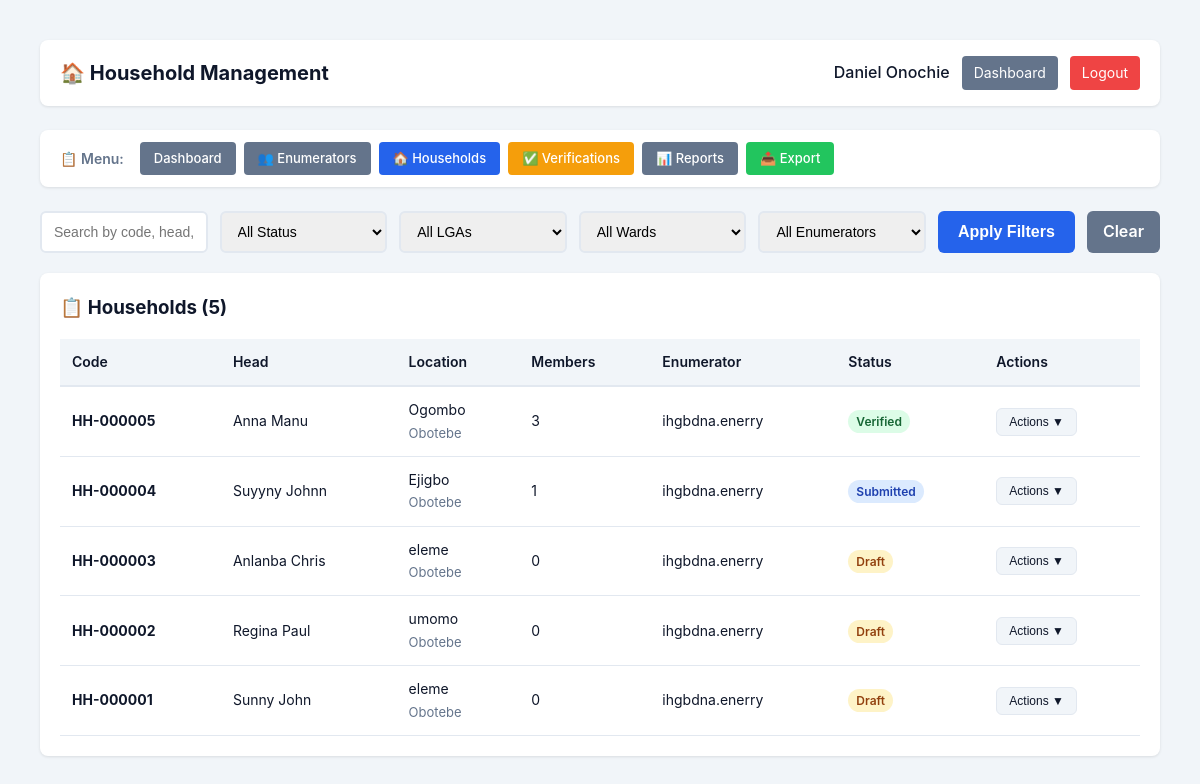
Screenshot of /delta-census/admin_households.php (signed in) with the database file from the repository.
### tables this page shows
CREATE TABLE `households` (
  `id` int(11) NOT NULL,
  `household_code` varchar(50) NOT NULL,
  `lga` varchar(100) NOT NULL,
  `ward` varchar(100) NOT NULL,
  `community` varchar(100) DEFAULT NULL,
  `enumeration_area` varchar(50) DEFAULT NULL,
  `head_of_household` varchar(100) NOT NULL,
  `address` text NOT NULL,
  `phone` varchar(20) DEFAULT NULL,
  `total_members` int(11) DEFAULT 0,
  `created_by` int(11) NOT NULL,
  `created_at` timestamp NOT NULL DEFAULT current_timestamp(),
  `updated_at` timestamp NULL DEFAULT NULL ON UPDATE current_timestamp(),
  `status` enum('draft','submitted','verified','rejected') DEFAULT 'draft',
  `submitted_at` timestamp NULL DEFAULT NULL,
  `verified_at` timestamp NULL DEFAULT NULL,
  `device_info` varchar(255) DEFAULT NULL,
  `ip_address` varchar(45) DEFAULT NULL,
  `supervisor_id` int(11) DEFAULT NULL,
  `household_number` varchar(20) DEFAULT NULL,
  `household_head` varchar(100) DEFAULT NULL,
  `house_number` varchar(50) DEFAULT NULL,
  `street_name` varchar(200) DEFAULT NULL,
  `landmark` varchar(200) DEFAULT NULL,
  `gps_latitude` decimal(10,8) DEFAULT NULL,
  `gps_longitude` decimal(11,8) DEFAULT NULL,
  `gps_accuracy` varchar(20) DEFAULT NULL,
  `building_type` varchar(50) DEFAULT NULL,
  `house_ownership` varchar(50) DEFAULT NULL,
  `number_of_households` int(11) DEFAULT NULL,
  `number_of_rooms` int(11) DEFAULT NULL,
  `enumerator_id` int(11) DEFAULT NULL
);

CREATE TABLE `users` (
  `id` int(11) NOT NULL,
  `username` varchar(50) NOT NULL,
  `employee_id` varchar(50) NOT NULL,
  `surname` varchar(50) NOT NULL,
  `first_name` varchar(50) NOT NULL,
  `other_name` varchar(50) DEFAULT NULL,
  `gender` enum('Male','Female') NOT NULL,
  `date_of_birth` date NOT NULL,
  `phone` varchar(20) NOT NULL,
  `email` varchar(100) NOT NULL,
  `passport_photo` varchar(255) DEFAULT NULL,
  `password_hash` varchar(255) NOT NULL,
  `role` enum('admin','enumerator') DEFAULT 'enumerator',
  `status` enum('active','inactive','suspended') DEFAULT 'active',
  `created_at` timestamp NOT NULL DEFAULT current_timestamp(),
  `last_login` timestamp NULL DEFAULT NULL,
  `created_by` int(11) DEFAULT NULL,
  `reset_token` varchar(255) DEFAULT NULL,
  `reset_token_expiry` datetime DEFAULT NULL
);

### delta-census/admin_households.php (the view, shortened to what this page needs)
<?php
global $pdo;
$search = isset($_GET['search']) ? trim($_GET['search']) : '';
$query = "
    SELECT h.*, u.username as enumerator_name,
           (SELECT COUNT(*) FROM household_members WHERE household_id = h.id) as member_count
    FROM households h
    LEFT JOIN users u ON h.enumerator_id = u.id
    WHERE 1=1
";
$params = [];
$query .= " ORDER BY h.created_at DESC";
$stmt = $pdo->prepare($query);
$stmt->execute($params);
$households = $stmt->fetchAll();
?>
<!DOCTYPE html>
<html lang="en">
<head>
    <link rel="stylesheet" href="css/style.css">
</head>
<body>
    <div class="app-container">
        <nav class="mobile-nav">
            <div class="nav-header">
                <h2 style="font-size: 20px;">🏠 Household Management</h2>
                <div class="user-menu">
                    <span style="font-weight: 500;"><?php echo htmlspecialchars($_SESSION['full_name'] ?? 'Admin'); ?></span>
                    <a href="admin_dashboard.php" class="btn-sm btn-secondary">Dashboard</a>
                    <a href="logout.php" class="btn-sm btn-danger">Logout</a>
                </div>
            </div>
        </nav>
        <div class="admin-nav">
            <span class="nav-label">📋 Menu:</span>
            <a href="admin_dashboard.php" class="btn btn-secondary">Dashboard</a>
            <a href="admin_enumerators.php" class="btn btn-secondary">👥 Enumerators</a>
            <a href="admin_households.php" class="btn btn-primary">🏠 Households</a>
            <a href="admin_verifications.php" class="btn btn-warning">✅ Verifications</a>
            <a href="admin_reports.php" class="btn btn-secondary">📊 Reports</a>
            <a href="admin_export.php" class="btn btn-success">📤 Export</a>
        </div>
        <div class="filters">
            <form method="GET" action="" style="display: flex; flex-wrap: wrap; gap: 12px; width: 100%;">
                <input type="text" name="search" placeholder="Search by code, head, community..." value="<?php echo htmlspecialchars($search); ?>">
                <select name="status">
                    <option value="">All Status</option>
                </select>
                <select name="lga">
                    <option value="">All LGAs</option>
                </select>
                <select name="ward">
                    <option value="">All Wards</option>
                </select>
                <select name="enumerator">
                    <option value="0">All Enumerators</option>
                </select>
                <button type="submit" class="btn btn-primary" style="padding: 8px 20px; border: none; border-radius: 6px; cursor: pointer;">Apply Filters</button>
                <a href="admin_households.php?action=list" class="btn btn-secondary" style="padding: 8px 16px; border-radius: 6px; text-decoration: none;">Clear</a>
            </form>
        </div>
        <div style="background: white; border-radius: 8px; padding: 20px; box-shadow: 0 1px 3px rgba(0,0,0,0.1);">
            <div style="display: flex; justify-content: space-between; align-items: center; margin-bottom: 16px;">
                <h3 style="margin: 0;">📋 Households (<?php echo count($households); ?>)</h3>
            </div>
            <div class="table-responsive">
                <table class="household-table">
                    <thead>
                        <tr>
                            <th>Code</th>
                            <th>Head</th>
                            <th>Location</th>
                            <th>Members</th>
                            <th>Enumerator</th>
                            <th>Status</th>
                            <th>Actions</th>
                        </tr>
                    </thead>
                    <tbody>
                        <?php if (count($households) > 0): ?>
                            <?php foreach ($households as $household): ?>
                                <tr>
                                    <td><strong><?php echo htmlspecialchars($household['household_code'] ?? $household['household_number']); ?></strong></td>
                                    <td><?php echo htmlspecialchars($household['head_of_household'] ?? $household['household_head']); ?></td>
                                    <td>
                                        <?php echo htmlspecialchars($household['community']); ?>
                                        <br><small class="text-muted"><?php echo htmlspecialchars($household['ward']); ?></small>
                                    </td>
                                    <td><?php echo $household['member_count'] ?? 0; ?></td>
                                    <td><?php echo htmlspecialchars($household['enumerator_name'] ?? 'Unknown'); ?></td>
                                    <td><span class="status-badge <?php echo $household['status']; ?>"><?php echo ucfirst($household['status']); ?></span></td>
                                    <td>
                                        <div class="action-dropdown">
                                            <button class="dropdown-toggle" onclick="toggleDropdown(this)">
                                                Actions ▼
                                            </button>
                                        </div>
                                    </td>
                                </tr>
                            <?php endforeach; ?>
                        <?php endif; ?>
                    </tbody>
                </table>
            </div>
        </div>
    </div>
</body>
</html>

### delta-census/css/style.css (style rules this page uses)
* { margin: 0; padding: 0; box-sizing: border-box; }
:root { --primary: #2563eb; --primary-dark: #1d4ed8; --secondary: #64748b; --success: #22c55e; --danger: #ef4444; --warning: #f59e0b; --background: #f1f5f9; --card: #ffffff; --text: #0f172a; --text-secondary: #64748b; --shadow: 0 4px 6px -1px rgba(0, 0, 0, 0.1), 0 2px 4px -1px rgba(0, 0, 0, 0.06); --radius: 12px; --transition: all 0.3s ease; --chart-blue: #2563eb; --chart-green: #22c55e; --chart-red: #ef4444; --chart-yellow: #f59e0b; --chart-purple: #8b5cf6; --chart-pink: #ec4899; --chart-indigo: #6366f1; --chart-cyan: #06b6d4; --chart-orange: #f97316; --chart-teal: #14b8a6; }
body { font-family: -apple-system, BlinkMacSystemFont, 'Segoe UI', Roboto, 'Helvetica Neue', Arial, sans-serif; background: var(--background); color: var(--text); line-height: 1.6; min-height: 100vh; padding: 20px; }
.btn { display: inline-block; padding: 12px 24px; font-size: 16px; font-weight: 600; border: none; border-radius: 8px; cursor: pointer; transition: var(--transition); text-align: center; text-decoration: none; -webkit-tap-highlight-color: transparent; }
.btn-primary { background: var(--primary); color: white; }
.btn-secondary { background: var(--secondary); color: white; }
.btn-danger { background: var(--danger); color: white; }
.btn-success { background: var(--success); color: white; }
.btn-warning { background: var(--warning); color: white; }
.btn-sm { padding: 6px 12px; font-size: 14px; }
.app-container { max-width: 1200px; margin: 0 auto; }
.mobile-nav { background: var(--card); border-radius: var(--radius); padding: 16px 20px; margin-bottom: 24px; box-shadow: var(--shadow); }
.nav-header { display: flex; justify-content: space-between; align-items: center; flex-wrap: wrap; gap: 12px; }
.nav-header h2 { font-size: 20px; font-weight: 700; }
.user-menu { display: flex; align-items: center; gap: 12px; }
.table-responsive { overflow-x: auto; -webkit-overflow-scrolling: touch; }
.status-badge { padding: 4px 8px; border-radius: 9999px; font-size: 12px; font-weight: 600; }
.status-badge.draft { background: #fef3c7; color: #92400e; }
.status-badge.submitted { background: #dbeafe; color: #1e40af; }
.status-badge.verified { background: #dcfce7; color: #166534; }
.admin-nav { background: white; border-radius: 8px; padding: 12px 20px; margin-bottom: 24px; box-shadow: 0 1px 3px rgba(0,0,0,0.1); display: flex; gap: 12px; flex-wrap: wrap; align-items: center; }
.admin-nav .nav-label { font-weight: 600; color: #64748b; margin-right: 8px; font-size: 14px; }
.admin-nav .btn { padding: 8px 16px; border-radius: 6px; text-decoration: none; font-size: 14px; font-weight: 500; border: none; cursor: pointer; transition: all 0.3s ease; }
.admin-nav .btn-primary { background: #2563eb; color: white; }
.admin-nav .btn-secondary { background: #64748b; color: white; }
.admin-nav .btn-success { background: #22c55e; color: white; }
.admin-nav .btn-warning { background: #f59e0b; color: white; }
.action-dropdown { position: relative; display: inline-block; }
.dropdown-toggle { background: #f1f5f9; color: #0f172a; padding: 6px 12px; border: 1px solid #e2e8f0; border-radius: 6px; font-size: 12px; cursor: pointer; transition: all 0.3s ease; }

### rows the page displays
households: household_code "HH-000005", head_of_household "Anna Manu", community "Ogombo", ward "Obotebe", member_count "3", created_by.username "ihgbdna.enerry", status "Verified"
households: household_code "HH-000004", head_of_household "Suyyny Johnn", community "Ejigbo", ward "Obotebe", member_count "1", created_by.username "ihgbdna.enerry", status "Submitted"
households: household_code "HH-000003", head_of_household "Anlanba Chris", community "eleme", ward "Obotebe", member_count "0", created_by.username "ihgbdna.enerry", status "Draft"
households: household_code "HH-000002", head_of_household "Regina Paul", community "umomo", ward "Obotebe", member_count "0", created_by.username "ihgbdna.enerry", status "Draft"
households: household_code "HH-000001", head_of_household "Sunny John", community "eleme", ward "Obotebe", member_count "0", created_by.username "ihgbdna.enerry", status "Draft"

### other values shown
$_SESSION['full_name'] "Daniel Onochie"
count($households) "5"
